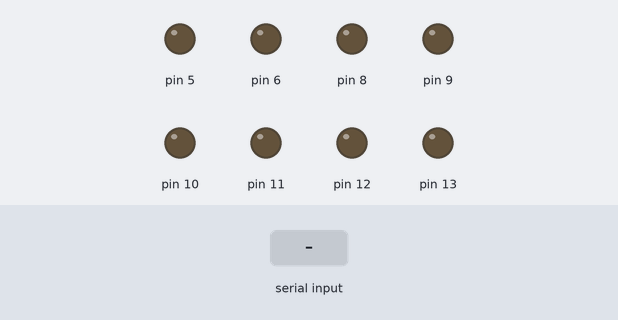
A sketch run on a simulated Arduino Uno, built with avr-gcc and run on an emulated ATmega328P. Parts: output pins drawn as LEDs (lit = HIGH). The test bench sets the inputs (shaded band). Random numbers use the default seed unless the sketch sets one; what the sketch prints to the serial monitor is not drawn.

Above: at 1.2 s.
1.3 s: "c\n" received over Serial
At 5.7 s:
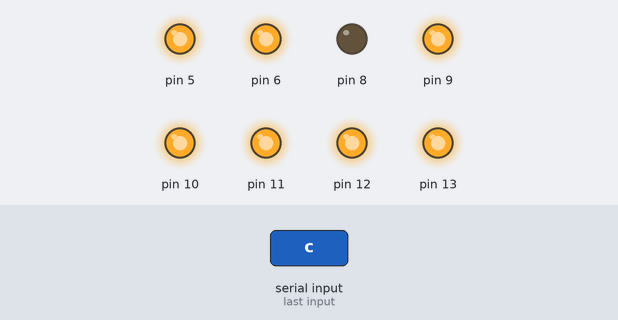
6.0 s: byte 99 ('c') received over Serial
At 11.6 s:
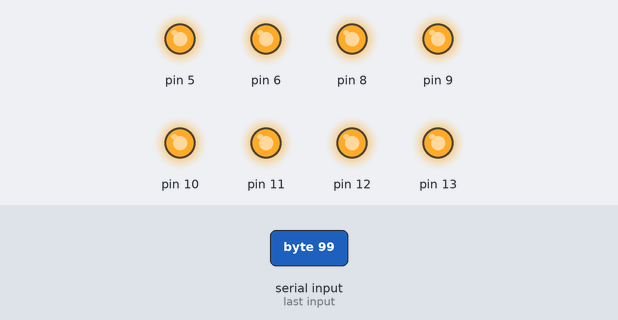
12.0 s: "c\n" received over Serial
At 16.0 s:
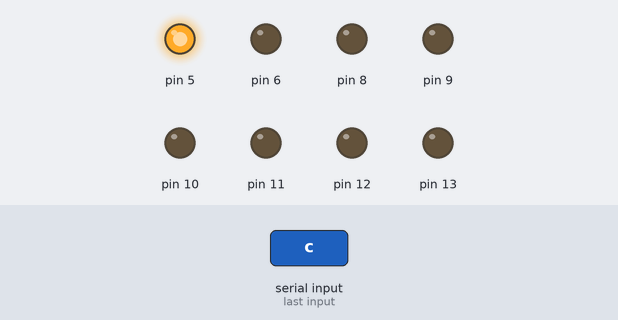
Timing chart, 0 to 19.1 s (numbered marks = the images above; inputs shaded):
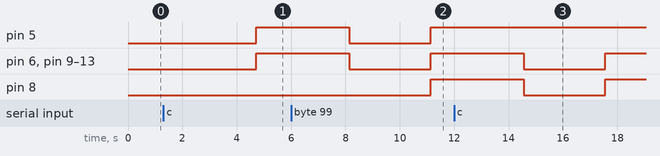

The sketch:

Part4-Sort.ino
```cpp
#include <NumberDisplay.h>
#include <Quicksort.h>

//Generate 50 random ints(0-255) and place them into randArray[]
void generateArray(int randArray[]) {
  for (int i = 0; i < 50; i++) {
    int randInt = random(0, 256);
    randArray[i] = randInt;
  }
}

//Loop through array[] and print each int
void outArray(int array[]) {
  for(int i = 0; i < 50; i++) {
    Serial.print(array[i]);
    Serial.print(", ");
  }
  Serial.print("\n");
}

int randArray[50];
char command;
NumberDisplay display;

void setup() {
  //Enable serial input
  Serial.begin(9600);

  //Create random seed
  randomSeed(analogRead(0));

  //Display pins
  pinMode(13, OUTPUT);
  pinMode(12, OUTPUT);
  pinMode(11, OUTPUT);
  pinMode(10, OUTPUT);
  pinMode(9, OUTPUT);
  pinMode(8, OUTPUT);
  pinMode(6, OUTPUT);
  pinMode(5, OUTPUT);

  display.setup(5, 6, 8, 9, 10, 11, 12, 13);
}

void loop() {
  while(!Serial.available()) {}
  command = Serial.read();
  if (command == 'c') {
    generateArray(randArray);

    outArray(randArray);
    quicksort(randArray, 0, 49);
    outArray(randArray);

    Serial.println(randArray[0]);
    Serial.println(randArray[49]);

    display.display(randArray[0]);
    delay(3000);
    display.display(randArray[49]);
    delay(3000);

    Serial.println();
  }
  command = '\0';
}
```

Measured:
- after the input at 1.3 s, pin 5, pin 6, pin 9–13: LOW → HIGH after 3.4 s
- after the input at 6.0 s, pin 5, pin 6, pin 9–13: HIGH → LOW after 2.1 s, → HIGH 3.0 s later; pin 8: LOW → HIGH after 5.1 s
- after the input at 12.0 s, pin 6, pin 8–13: HIGH → LOW after 2.6 s, → HIGH 3.0 s later
